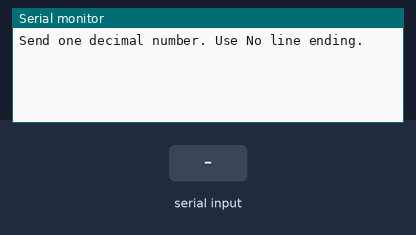
The sketch below on a simulated Arduino Uno, built with avr-gcc and run on an emulated ATmega328P. Parts: the last lines printed to the serial monitor. The inputs (shaded band) are chosen by the test bench.

Above: at 1.2 s.
1.3 s: "90,45\n" received over Serial
At 2.4 s:
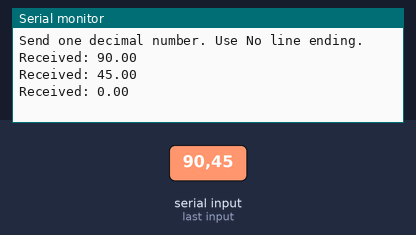
2.8 s: "30,150\n" received over Serial
At 3.5 s:
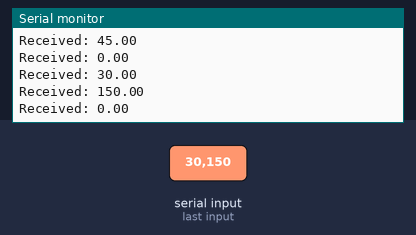
Timing chart, 0 to 5.8 s (numbered marks = the images above; inputs shaded):
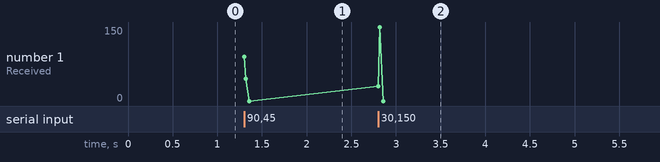

Measured:
- after the input at 1.3 s, the serial monitor: prints a new line at once (image 1)
- after the input at 2.8 s, the serial monitor: prints a new line at once (image 2)

The sketch:

06_SerialFloat.ino
```cpp
/*
  EXAMPLE 6: Read a decimal value with parseFloat().

  Set Serial Monitor to 9600 baud and select No line ending.
  Send 23.75 and wait for Received: 23.75.
  Then try -12.5: the reply will be Received: -12.50.
  Use a period as the decimal separator, not a comma.
*/

void setup() {
  Serial.begin(9600);

  // Allow up to 50 ms while waiting for another character.
  // This interval applies to each wait for a character,
  // not to the total duration of the complete parsing operation.
  Serial.setTimeout(50);

  Serial.println("Send one decimal number. Use No line ending.");
}

void loop() {
  // Do not start parsing until at least one received byte is waiting.
  if (Serial.available() > 0) {
    // parseFloat() combines text characters into a floating-point value.
    // For example, '2', '3', '.', '7', and '5' produce approximately 23.75.
    // The result is a float, which has limited precision.
    float number = Serial.parseFloat();

    // Print the label without adding a line ending yet.
    Serial.print("Received: ");

    // For a floating-point value, the second argument selects decimal places.
    // Two places turn the displayed -12.5 into -12.50.
    // Formatting does not increase the variable's stored precision.
    Serial.println(number, 2);
  }

  // Like parseInt(), parseFloat() can wait for input and return 0 on timeout.
  // This example demonstrates reading; it does not validate complete commands.
  // Send short ordinary decimal numbers, one at a time, and wait for each reply.
  // To keep other loop tasks responsive, use parsing that does not wait this way.
}
```
